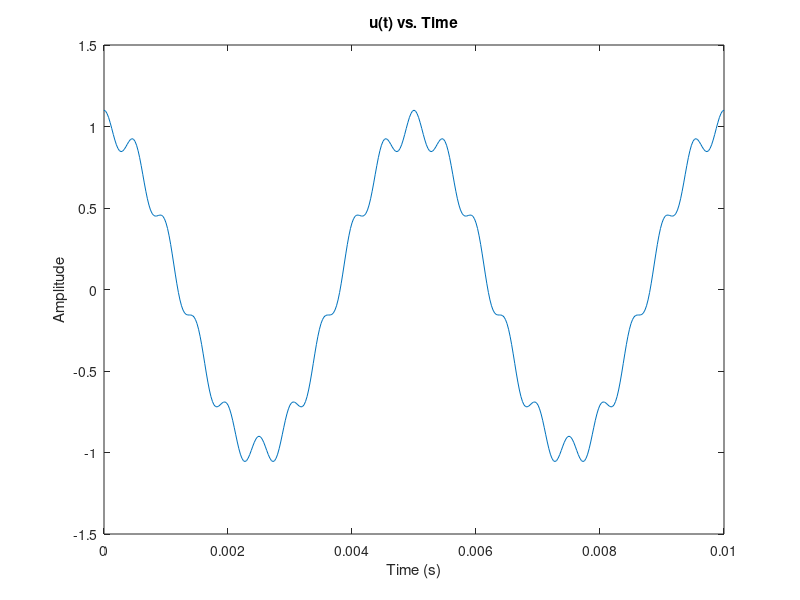
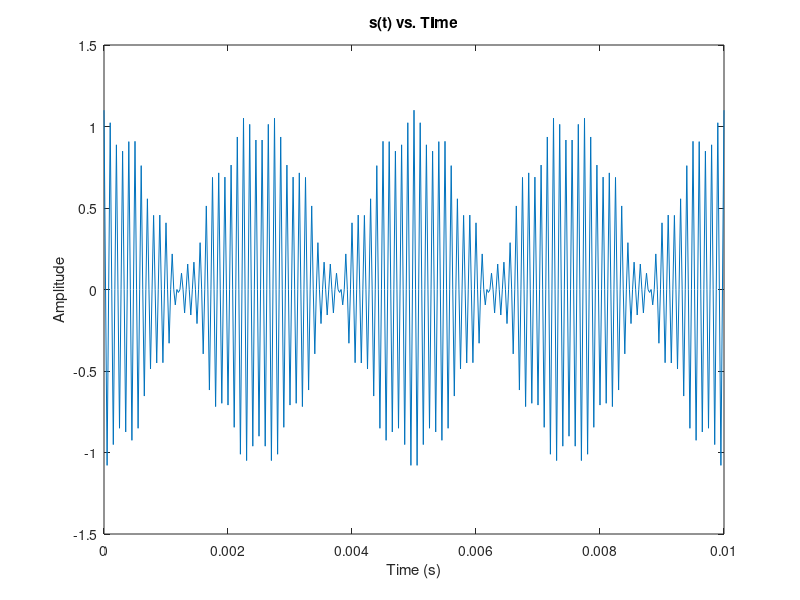
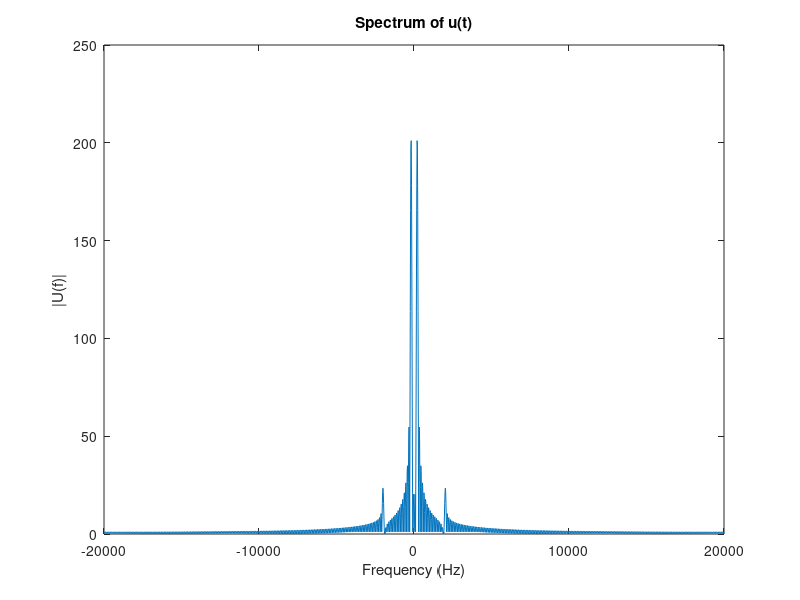
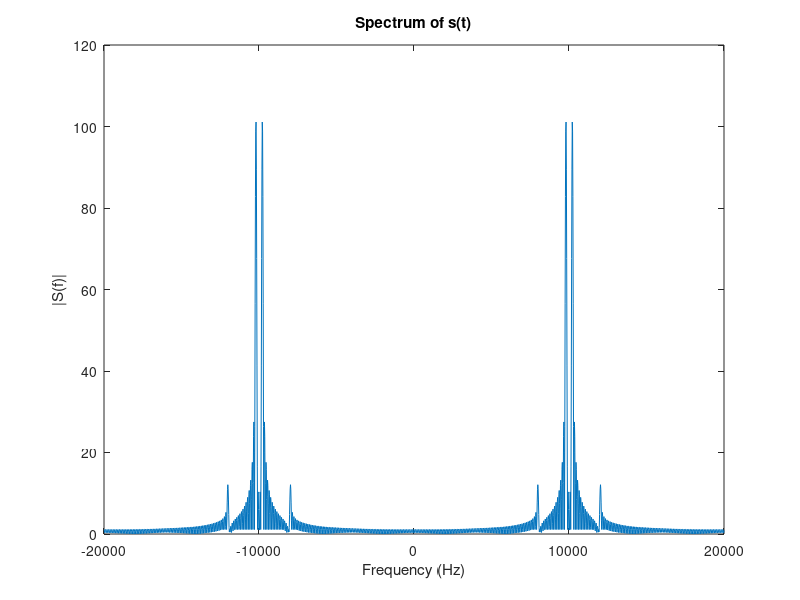

Here is the MATLAB script that generated these plots, in order:
% EECE 4572 Communication Systems
% Homework 2
% Tim Liming

% Variables
f1 = 200; % Hz
f2 = 2000; % Hz
A1 = 1;
A2 = 0.1;
fc = 10000; % Hz
fs = 4*fc; % Hz
dur = 0.01; % s

t = (0:dur*fs)/fs; % time vector

%% 1. Generate u(t) & s(t)

u_t = A1*cos(2*pi*f1*t)+A2*cos(2*pi*f2*t);
s_t = u_t.*cos(2*pi*fc*t);

%% 2. Plot u(t) & s(t)

% Plot of u(t)
figure(1);
plot(t,u_t);
title('u(t) vs. Time');
xlabel('Time (s)');
ylabel('Amplitude');

% Plot of s(t)
figure(2);
plot(t,s_t);
title('s(t) vs. Time');
xlabel('Time (s)');
ylabel('Amplitude');

%% 3. Generate U(f) & S(f)

NFFT = 2000; % N-point fft
f = fs/2*linspace(0,1,NFFT/2); % create frequency vector
new_f = cat(2,-1*fliplr(f),f); % invert and flip frequency vector and concatenate
U_f = fftshift(fft(u_t,NFFT)); % U(f)
S_f = fftshift(fft(s_t,NFFT)); % S(f)

%% 4. Plot the spectra

% Plot of U(f)
figure(3);
plot(new_f,abs(U_f));
title('Spectrum of u(t)');
xlabel('Frequency (Hz)');
ylabel('|U(f)|');

% Plot of S(f)
figure(4);
plot(new_f,abs(S_f));
title('Spectrum of s(t)');
xlabel('Frequency (Hz)');
ylabel('|S(f)|');

%% 5. Sounds

ts=(0:fs)/fs; % need to increase the duration
u_t= A1*cos(2*pi*f1*ts)+A2*cos(2*pi*f2*ts); % recalculate u(t)
s_t= u_t.*cos(2*pi*fc*ts); % recalculate s(t)

sound(u_t, fs); % play u(t)
sound(s_t, fs); % play s(t)

%% 6. Experiment

% add a third tone
f3 = 800; % Hz
A3 = 0.8;

ut_ex = A1*cos(2*pi*f1*t)+A2*cos(2*pi*f2*t)+A3*cos(2*pi*f3*t);
st_ex = ut_ex.*cos(2*pi*fc*t);

% Plot of new u(t)
figure(5);
plot(t,ut_ex);
title('Experimental u(t) vs. Time');
xlabel('Time (s)');
ylabel('Amplitude');

% Plot of new s(t)
figure(6);
plot(t,st_ex);
title('Experimental s(t) vs. Time');
xlabel('Time (s)');
ylabel('Amplitude');

% increase A2
A2 = 0.6;

ut_ex = A1*cos(2*pi*f1*t)+A2*cos(2*pi*f2*t)+A3*cos(2*pi*f3*t);
st_ex = ut_ex.*cos(2*pi*fc*t);

% Plot of new u(t)
figure(7);
plot(t,ut_ex);
title('Increased A2 Experimental u(t) vs. Time');
xlabel('Time (s)');
ylabel('Amplitude');

% Plot of new s(t)
figure(8);
plot(t,st_ex);
title('Increased A2 Experimental s(t) vs. Time');
xlabel('Time (s)');
ylabel('Amplitude');